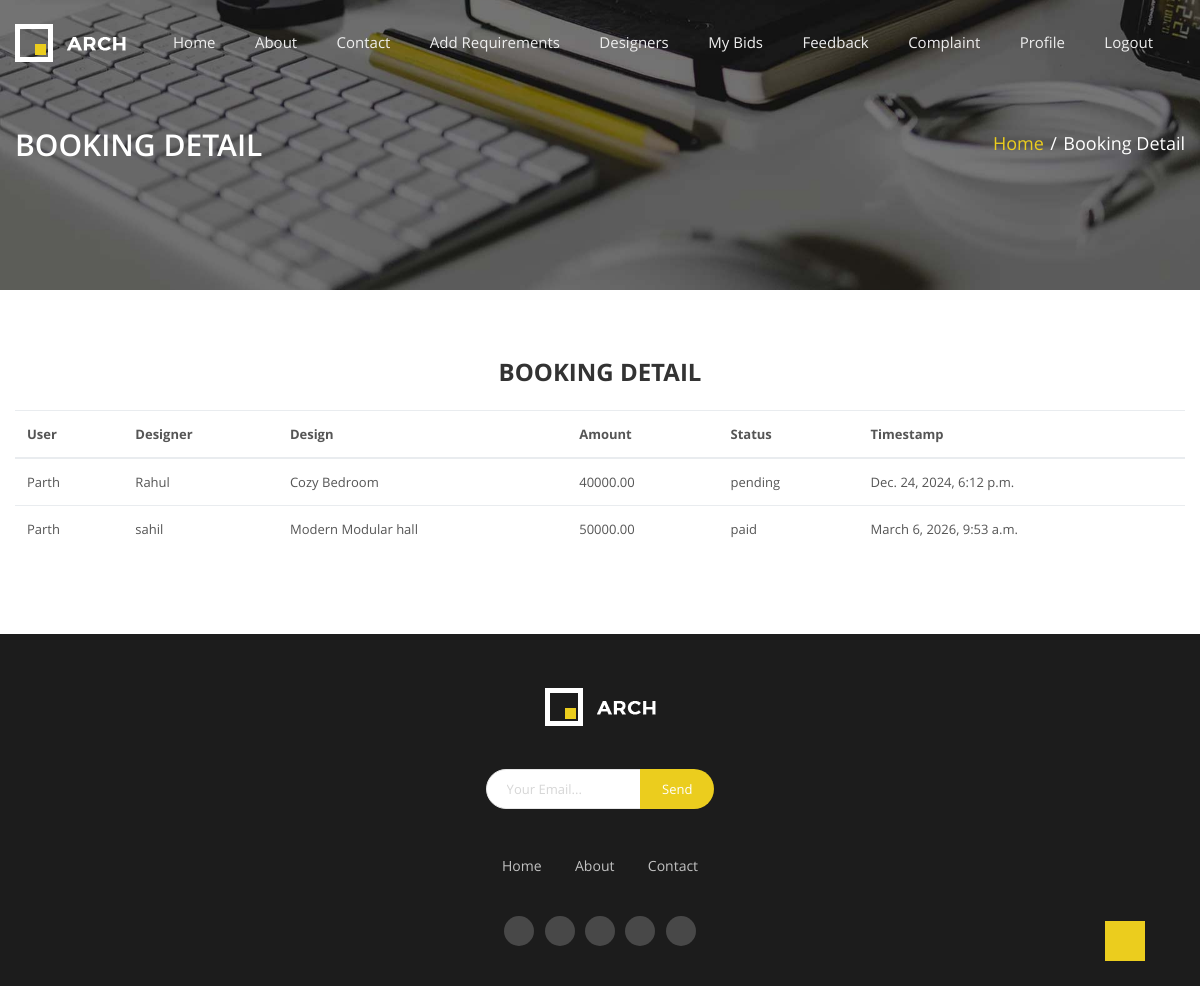
The app's page /booking_desinger (signed in) with its own data.
### myapp/models.py (models this page shows, shortened)
class Booking(models.Model):
    PAYMENT_MODE_CHOICES = [
        ('online', 'Online Payment'),
        ('offline', 'Offline Payment'),
    ]
    STATUS_CHOICES = [
        ('pending', 'Pending'),
        ('confirmed', 'Confirmed'),
        ('canceled', 'Canceled'),
        ('paid', 'Paid'),
        ('not paid', 'Not Paid'),
    ]
    user = models.ForeignKey(Login, on_delete=models.CASCADE)
    designer = models.ForeignKey(DesignerProfile, on_delete=models.CASCADE)
    designs = models.ManyToManyField(Design, blank=True, help_text="select any Design.")
    total_price = models.DecimalField(max_digits=10, decimal_places=2)
    payment_mode = models.CharField(max_length=10, choices=PAYMENT_MODE_CHOICES)  # Payment mode
    razorpay_order_id = models.CharField(max_length=255, blank=True, null=True)
    razorpay_payment_id = models.CharField(max_length=255, blank=True, null=True)
    razorpay_signature = models.CharField(max_length=255, blank=True, null=True)
    status = models.CharField(max_length=20, choices=STATUS_CHOICES, default='pending')
    offline_reference = models.CharField(max_length=255, blank=True, null=True)  # Reference number for offline payment
    offline_remarks = models.TextField(blank=True, null=True)  # Optional remarks for offline payments
    address = models.TextField(blank=True, null=True)  # Optional remarks for offline payments
    created_at = models.DateTimeField(auto_now_add=True)

class Login(models.Model):
    name = models.CharField(max_length=100)
    email = models.EmailField(unique=True)
    password = models.CharField(max_length=100, default="admin@123")
    phone = models.CharField(max_length=20, null=True, blank=True)
    ROLE = (
        ("Designer", "Designer"),
        ("User", "User"),
    )
    role = models.CharField(max_length=10, choices=ROLE, default='User')
    STATUS = (
        ("0", "unapproved"),
        ("1", "approved")
    )
    status = models.CharField(max_length=10, choices=STATUS, default='0')
    id_proof = models.FileField(upload_to='id_proofs/', null=True, blank=True, default=None)
    def pic(self):
        return mark_safe('<img src = "{}" width = "100">'.format(self.id_proof.url))
    pic.allow_tags = True
    def __str__(self):
        return self.name

class DesignerProfile(models.Model):
    user = models.ForeignKey(Login, on_delete=models.CASCADE)
    address = models.TextField(blank=True, null=True)
    designerprofile_image = models.ImageField(upload_to='seller_profiles/', blank=True, null=True)
    company_name  = models.CharField(max_length=255, blank=True, null=True)
    company_address = models.TextField(blank=True, null=True)
    years_of_experience = models.FloatField(blank=True, null=True)
    specialization = models.CharField(max_length=255, blank=True, null=True)
    rating = models.FloatField(default=0.0)  # Changed to FloatField
    availability = models.CharField(max_length=40, choices=[('Available', 'Available'), ('Not Available', 'Not Available')], default='Available')
    def designer_image(self):
        return mark_safe('<img src = "{}" width = "100">'.format(self.designerprofile_image.url))
    designer_image.allow_tags = True

class Design(models.Model):
    designer = models.ForeignKey('Login', on_delete=models.CASCADE, limit_choices_to={'role': 'Designer'}, default='')
    category = models.ForeignKey(Category, on_delete=models.CASCADE)
    design_name = models.CharField(max_length=250, null=False)
    design_price = models.IntegerField(null=False)
    design_desc = models.CharField(max_length=250, null=False)
    image = models.ImageField(upload_to='products/', null=True, blank=True)
    def pic1(self):
        return mark_safe('<img src = "{}" width = "100">'.format(self.image.url))
    pic1.allow_tags = True

### myapp/views.py (the view)
# urls.py: path('booking_desinger', views.booking_desinger, name='booking_desinger'),
def booking_desinger(request):
    context = checksession(request)
    uid = request.session['log_id']
    paymentdata = Booking.objects.filter(user_id=uid).prefetch_related('designs', 'designer__user')
    context.update({'bookings': paymentdata})
    return render(request, 'showdesignerbooking.html', context)

### myapp/views.py (called while the page is built)
def checksession(request):
    uid = request.session.get('log_id')
    if not uid:
        return None
    try:
        userdata = Login.objects.get(id=uid)
        is_designer = userdata.role == "Designer"
        if is_designer:
            try:
                profile = DesignerProfile.objects.get(user=userdata)
            except DesignerProfile.DoesNotExist:
                profile = None
        else:
            try:
                profile = UserProfile.objects.get(user=userdata)
            except UserProfile.DoesNotExist:
                profile = None
        context = {
            'userdata': userdata,
            'is_designer': is_designer,
            'profile': profile,
        }
        return context
    except Login.DoesNotExist:
        return None

### myapp/templates/showdesignerbooking.html (shortened to what this page needs)
{%extends 'base.html'%}
{%block main%}
{%load static%}
    <section class="navigation">
      <div class="parallax parallax--nav-3">
        <div class="container clearfix">
          <div class="row">
            <div class="col-md-12">
              <h2>
                Booking Detail
              </h2>
              <ul class="breadcrumbs ul--inline ul--no-style">
                <li>
                  <a href=" {% static 'index.html' %} ">Home</a>
                </li>
                <span>/</span>
                <li class="active">
                  Booking Detail
                </li>
              </ul>
            </div>
          </div>
        </div>
      </div>
    </section>
<br><br><br>
<h3 align="center">Booking Detail</h3>
<br>
<div class="quicky-wishlist_area">
    <div class="container">
        <div class="row">
            <div class="col-12">
                <div class="table-content table-responsive">
                    <table class="table">
                        <thead>
                            <tr>
                                <th class="cart-product-name">User</th>
                                <th class="cart-product-name">Designer</th>
                                <th class="quicky-product-price">Design</th>
                                <th class="quicky-product-price">Amount</th>
                                <th class="quicky-product-price">Status</th>
                                <th class="quicky-product-price">Timestamp</th>
                            </tr>
                        </thead>
                        <tbody>
                    {% for booking in bookings %}
                            <tr>
                                <td class="quicky-product-name">{{ booking.user }}</td>
                                <td class="quicky-product-name">{{ booking.designer.user.name }}</td>
                                <td class="quicky-product-price">
                                {% for designs in booking.designs.all %}
                                    <span>{{ designs.design_name }}</span>{% if not forloop.last %}, {% endif %}
                                {% empty %}
                                    <span>No services selected</span>
                                {% endfor %}
                                </td>
                                <td class="quicky-product-price"><span class="amount">{{ booking.total_price }}</span></td>
                                <td class="quicky-product-price"><span class="amount">{{ booking.status }}</span></td>
                                <td class="quicky-product-price"><span class="amount">{{ booking.created_at }}</span></td>
                            </tr>
                        {% endfor %}
                        </tbody>
                    </table>
                </div>
            </div>
        </div>
    </div>
</div>
<br><br><br>
{%endblock%}

### myapp/templates/base.html (shortened to what this page needs)
<!DOCTYPE html>
{%load static%}
<html lang="en">
<head>
  <link rel="stylesheet" type="text/css" href=" {% static 'font/font-awesome/css/font-awesome.min.css' %} ">
  <link rel="stylesheet" type="text/css" href=" {% static 'font/mdi-font/css/material-design-iconic-font.min.css' %} ">
  <link rel="stylesheet" type="text/css" href=" {% static 'vendor/bootstrap4/bootstrap.min.css' %} ">
  <link rel="stylesheet" type="text/css" href=" {% static 'vendor/owl-carousel/animate.css' %} ">
  <link rel="stylesheet" type="text/css" href=" {% static 'vendor/owl-carousel/owl.carousel.min.css' %} ">
  <link rel="stylesheet" type="text/css" href=" {% static 'vendor/owl-carousel/owl.theme.default.min.css' %} ">
  <link rel="stylesheet" type="text/css" href=" {% static 'vendor/revolution/settings.css' %} ">
  <link rel="stylesheet" type="text/css" href=" {% static 'vendor/revolution/navigation.css' %} ">
  <link rel="stylesheet" type="text/css" href=" {% static 'vendor/revolution/layers.css' %} ">
  <link rel="stylesheet" type="text/css" href=" {% static 'css/font.css' %} ">
  <link rel="stylesheet" type="text/css" href=" {% static 'css/style.css' %} ">
</head>
<body>
  <div class="page-wrap">
    <header class="header-desktop header2">
      <div class="container clearfix">
        <h1 class="logo pull-left">
          <a href=" {% static 'index.html' %} ">
            <img alt="Logo" src=" {% static 'img/logo-white.png' %} ">
          </a>
        </h1>
        <div class="header-button pull-right clearfix">
          <div class="search-button pull-right clearfix">
            <a class="search-button__btn" href="#" onclick="return false;">
              <i class="zmdi zmdi-search"></i>
            </a>
          </div>
        </div>
        <nav class="menu-desktop menu-desktop--show pull-right">
          <ul class="ul--inline ul--no-style">
            <li class="li-has-sub">
              <a href="/">
                Home
              </a>
            </li>
            <li class="li-has-sub">
              <a href="/about">
                About
              </a>
            </li>
            <li>
              <a href="/contact">
                Contact
              </a>
            </li>
            {%if request.session.log_id%}
            {%if is_designer%}
            <li>
                <a href="/adddesign">Add Design</a>
            </li>
            <li>
                <a href="/showrequirements">Requirements</a>
            </li>
            <li>
                <a href="/designer_bids">My Bids</a>
            </li>
             <li>
                <a href="/complaint_submit">Complaint</a>
            </li>
            <li>
                <a href="/booking_by_user">Booking</a>
            </li>
            {%else%}
            <li>
                <a href="/addrequirements">Add Requirements</a>
            </li>
            <li class="li-has-sub">
              <a href="/showdesigners">
                Designers
              </a>
            </li>
            <li>
                <a href="/myrequirements">My Bids</a>
            </li>
            <li>
                <a href="/showfeedback">Feedback</a>
            </li>
            <li>
                <a href="/complaint_submit">Complaint</a>
            </li>
            {%endif%}
            {%endif%}
            {%if request.session.log_id%}
            {%if is_designer%}
            {% if profile != None %}
            <li>
                <a href="/showdesigner">Profile</a>
            </li>
            {%else%}
            <li>
                <a href="/add_desingner">Fill Profile</a>
            </li>
            {%endif%}
            {%else%}
            {% if profile != None %}
            <li>
                <a href="/showuser">Profile</a>
            </li>
            {%else%}
            <li>
                <a href="/adduserdetail">Fill Profile</a>
            </li>
            {%endif%}
            {%endif%}
            {%endif%}
            {%if request.session.log_id%}
            <li>
                <a href="/logout">Logout</a>
            </li>
            {%endif%}
          </ul>
        </nav>
      </div>
    </header>
      {%block main%}
      {%endblock%}
    <footer class="footer-2">
      <div class="parallax parallax--footer">
        <div class="container">
          <div class="row justify-content-center">
            <div class="col-lg-7 col-md-9 col-12">
              <h1>
                <a href="/">
                  <img alt="Logo" src=" {% static 'img/logo-white.png' %} ">
                </a>
              </h1>
              <form method="post" class="form-footer">
                <input type="text" name="name" class="form__input" placeholder="Your Email...">
                <button type="submit" class="au-btn au-btn--yellow au-btn--white au-btn--submit">Send</button>
              </form>
              <ul class="ul--inline ul--footer">
                <li>
                  <a href="/">Home</a>
                </li>
                <li>
                  <a href="/about">About</a>
                </li>
                <li>
                  <a href="/contact">Contact</a>
                </li>
              </ul>
              <div class="social">
                <a href="#" class="social__item social__item--circle">
                  <i class="zmdi zmdi-facebook"></i>
                </a>
                <a href="#" class="social__item social__item--circle">
                  <i class="zmdi zmdi-dribbble"></i>
                </a>
                <a href="#" class="social__item social__item--circle">
                  <i class="zmdi zmdi-google"></i>
                </a>
                <a href="#" class="social__item social__item--circle">
                  <i class="zmdi zmdi-twitter"></i>
                </a>
                <a href="#" class="social__item social__item--circle">
                  <i class="zmdi zmdi-instagram"></i>
                </a>
              </div>
            </div>
          </div>
        </div>
      </div>
    </footer>
    <a href="#" id="btn-to-top">
      <i class="fa fa-chevron-up"></i>
    </a>
  </div>
</body>
</html>

### records on screen
Booking: user "Parth", designer.user.name "Rahul", total_price "40000.00", status "pending", created_at "Dec. 24, 2024, 6:12 p.m."
Design: design_name "Cozy Bedroom"
Booking: user "Parth", designer.user.name "sahil", total_price "50000.00", status "paid", created_at "March 6, 2026, 9:53 a.m."
Design: design_name "Modern Modular hall"
